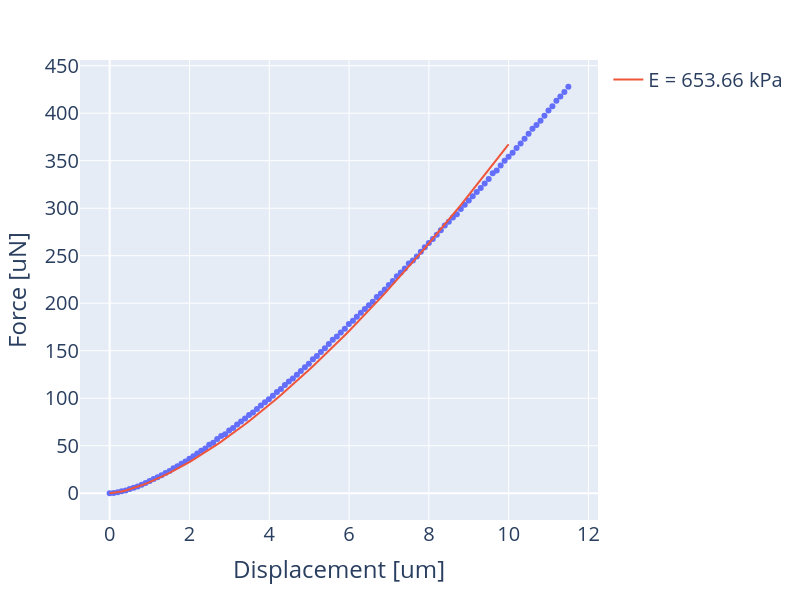
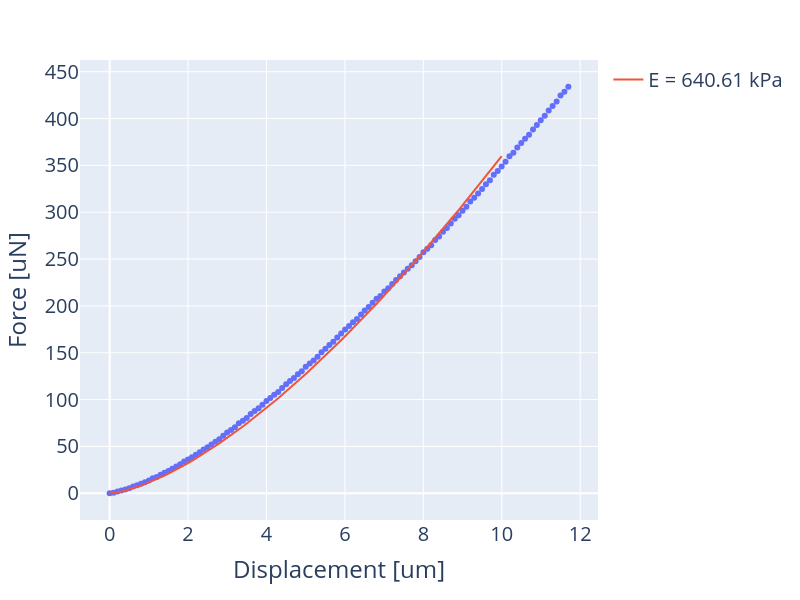
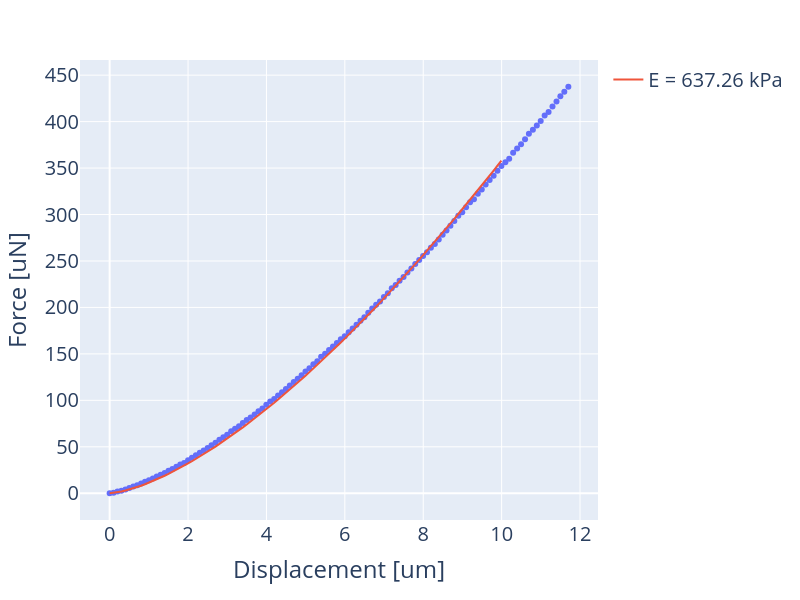
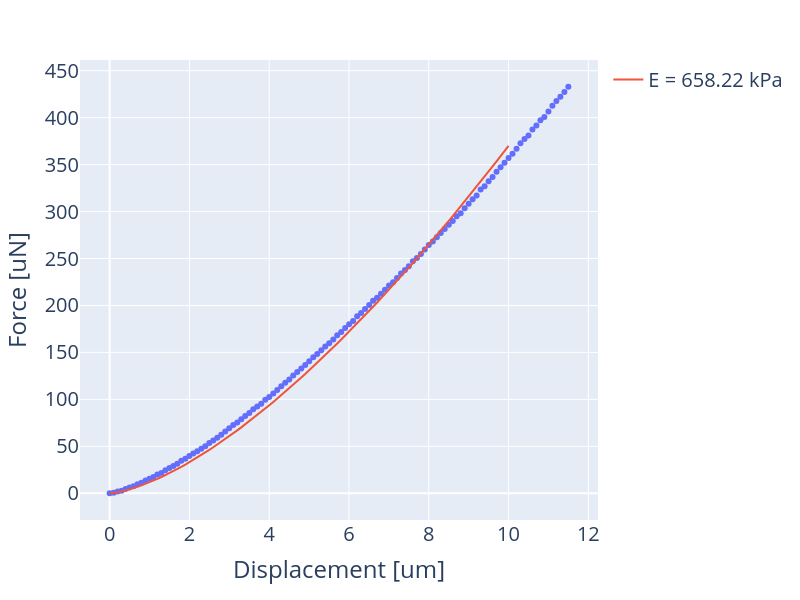

These figures' notebook cell, in order:
### Code cell
function_arguments = dict(radius=100, nu=0.5, cutoff=10, keyname="youngs_modulus", show_plot=True)
ft.calculate_curve_parameter(function=parameter_youngs_modulus, **function_arguments)
plot_curve_parameters_bar(ft, 
                          parameter_names=['youngs_modulus'],
                          labels=['collagen hydrogel'],
                          figsize=(5,5))
